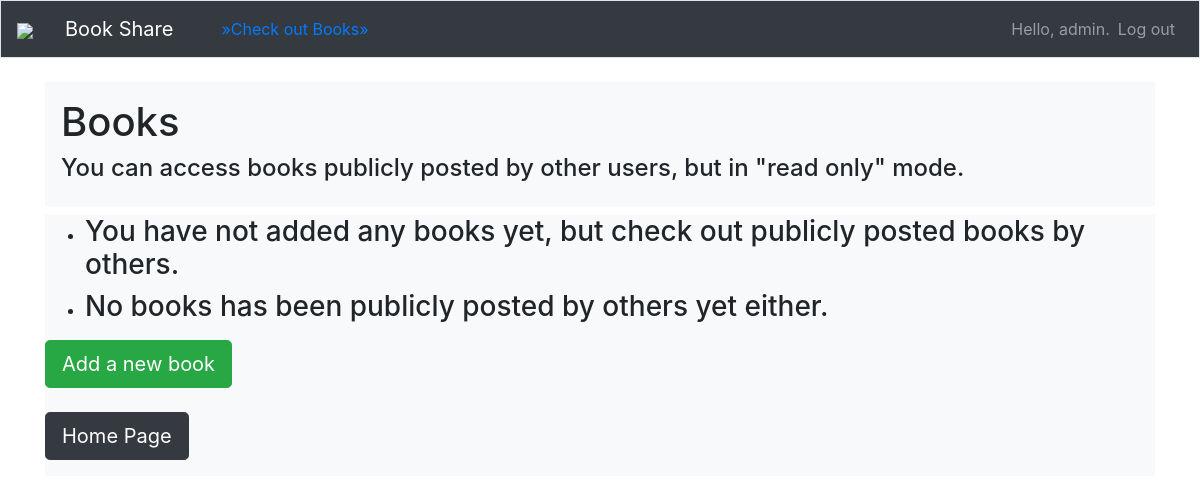
Page /titles/ (signed in) on the earlier database version.
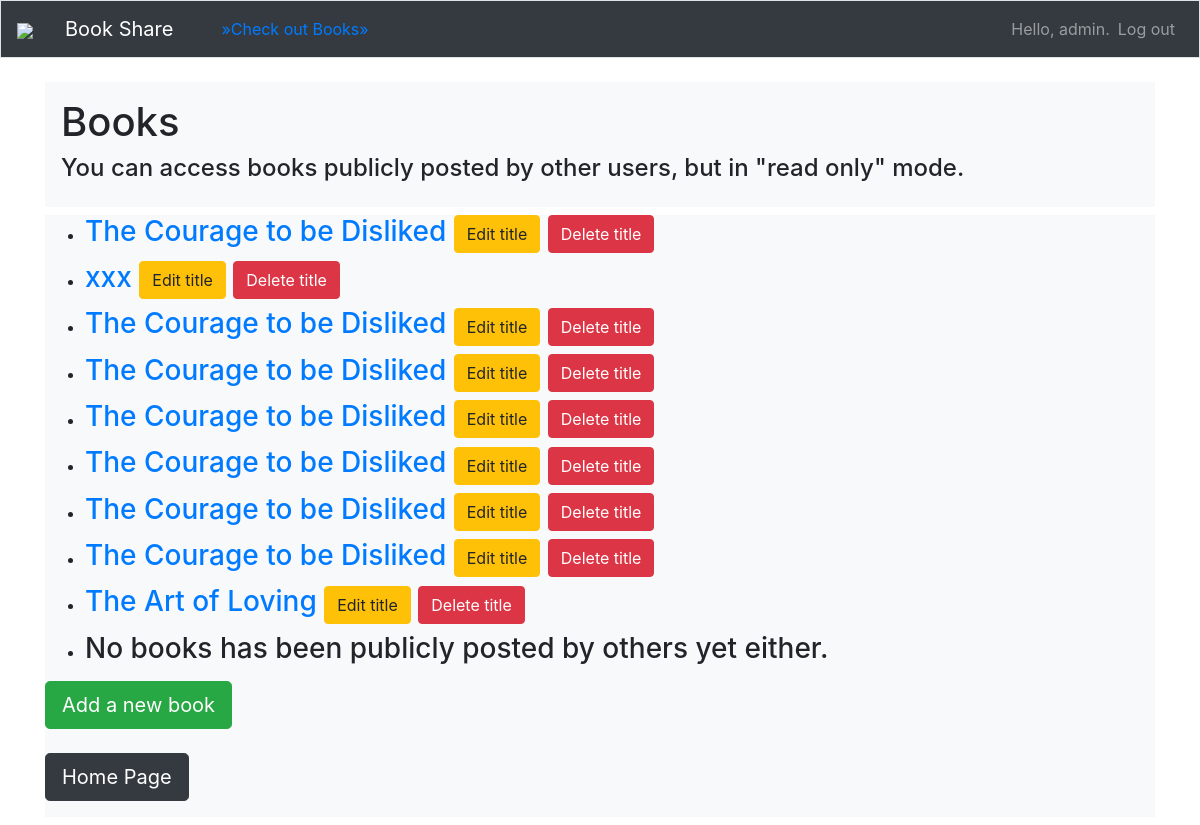
Same page on the later database version.
### content/models.py (models this page shows)
class Title(models.Model):
    text = models.CharField(max_length=200)
    date_added = models.DateTimeField(auto_now_add=True)
    owner = models.ForeignKey(User, on_delete=models.CASCADE)
    public = models.BooleanField(default=False)
    def __str__(self):
        return self.text

### content/views.py (the view)
# urls.py: path('titles/',views.titles, name='titles'),
@login_required
def titles(request):
    public_display_titles = []
    private_titles = Title.objects.filter(owner=request.user).order_by('date_added')
    public_titles = Title.objects.filter(public=True).order_by('date_added')
    for title in public_titles:
        if title not in private_titles:
            public_display_titles.append(title)
    context = {'public_display_titles':public_display_titles,'private_titles':private_titles}
    return render(request,'content/titles.html',context)

### content/templates/content/titles.html
{% extends 'content/base.html' %}
{% block page_header %}
    <h1>Books</h1><h4>You can access books publicly posted by other users, but in "read only" mode.</h4>
{% endblock page_header %}
{% block content %}
    <ul>
        {% for title in private_titles %}
            <li><h3>
                <a href="{% url 'content:book' title.id %}">{{ title }}
                    <small><a class="btn btn-warning" href="{% url 'content:edit_title' title.id %}"
                              role="button">Edit title</a></small>
                    <small><a class="btn btn-danger" href="{% url 'content:delete_title' title.id %}"
                              role="button">Delete title</a></small>
                </a>
            </h3></li>
        {% empty %}
            <li><h3>You have not added any books yet, but check out publicly posted books by others.</h3></li>
        {% endfor %}
        {% for title in public_display_titles %}
            <li><h3>
                <a href="{% url 'content:book' title.id %}">{{ title }}
                    <small><a class="btn btn-warning disabled" href="{% url 'content:edit_title' title.id %}"
                              role="button">Edit title</a></small>
                    <small><a class="btn btn-danger disabled" href="{% url 'content:delete_title' title.id %}"
                              role="button">Delete title</a></small>
                </a>
            </h3></li>
        {% empty %}
            <li><h3>No books has been publicly posted by others yet either.</h3></li>
        {% endfor %}
    </ul>
    <a class="btn btn-lg btn-success" href="{% url 'content:new_book' %}" role="button">Add a new book</a>
    <br><br><a class="btn btn-lg btn-dark" href="{% url 'content:index' %}" role="button">Home Page</a>
{% endblock content %}

Differences in the rows shown:
added Title: text "The Courage to be Disliked"
added Title: text "xxx"
added Title: text "The Courage to be Disliked"
added Title: text "The Courage to be Disliked"
added Title: text "The Courage to be Disliked"
added Title: text "The Courage to be Disliked"
added Title: text "The Courage to be Disliked"
added Title: text "The Courage to be Disliked"
added Title: text "The Art of Loving"
Other differences:
text no longer shown: "You have not added any books yet, but check out publicly posted books by others."
